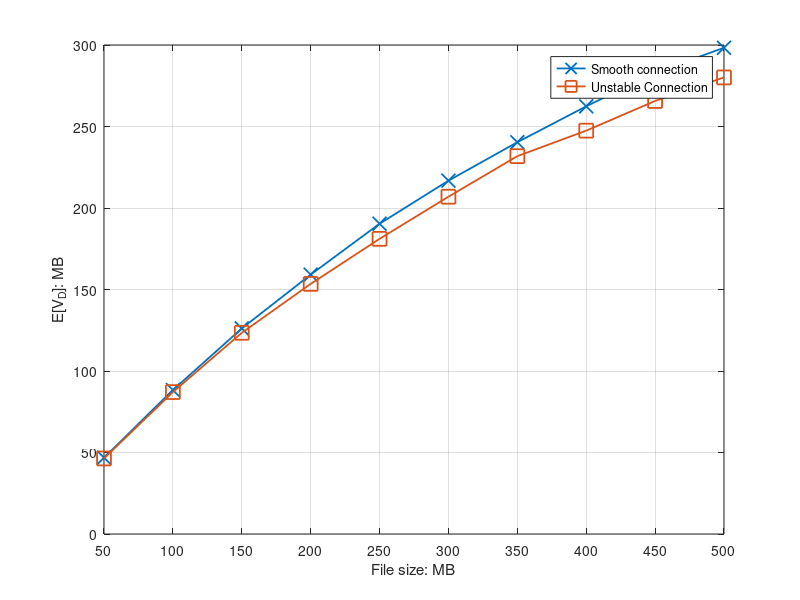

This chart was generated by the following MATLAB code:
%% File size
%N=10000
%x_label =[0	1	2	3	4	5	6	7	8	9	10	11	12	13	14	15	16	17	18	20	21	22	23	24	26]
%N=50000
%x_label =[0	1	2	3	4	5	6	7	8	9	10	11	12	13	14	15	16	17	18	19	20	21	22	23	24	26	27	29]
%N=100000
%x_label =[0.5	1	1.5	2	2.5	3	3.5	4	4.5	5	5.5	6	6.5	7	7.5	8	8.5	9	9.5	10]

x_label =[50	100 150	200	250	300	350	400	450	500]


%% for DeadlinMissRatio

%Miss ratio
%y_11 = [0.1187	0.2122 0.2914	0.374	0.4319	0.4965	0.547	0.5953	0.6329	0.675]
%y_12 = [0.134	0.2408 0.3275	0.4156	0.489	0.5458	0.5854	0.6453	0.6906	0.7228]


%E[V_O]
%y_11 = [28.4992	53.360134	71.686883	85.518683	98.801433	108.882912	118.635038	127.311763	135.569304	140.588153]
%y_12 = [16.843317	31.928299	45.041325	55.64652	65.631273	75.533678	84.45847	89.864795	95.937327	101.864134]

%E[V_D]
y_11 = [46.828979	88.323299	126.108097	159.123858	190.35086	216.768955	240.356971	262.380596	283.079487	298.29094]
y_12 = [46.356285	87.074119	123.433792	153.435288	181.077434	206.915727	231.804479	247.454677	265.663031	280.095683]


i = i+1;
figure(i)

plot(x_label,y_11,'-x', 'MarkerSize',10, 'LineWidth',1.3)
hold on
plot(x_label,y_12,'-s', 'MarkerSize',10, 'LineWidth',1.3)
hold on
%plot(x_label,y_21,'-+', 'MarkerSize',10, 'LineWidth',1.3)
%hold on
%plot(x_label,y_22,'-^', 'MarkerSize',10, 'LineWidth',1.3)
%hold on
%plot(x_label,y_31,'-d', 'MarkerSize',10, 'LineWidth',1.3)
%hold on
%plot(x_label,y_32,'-o', 'MarkerSize',10, 'LineWidth',1.3)
%hold on

%ylabel('P_{miss}')
%ylabel('E[V_0]: MB')
ylabel('E[V_D]: MB')
%xlabel('E[t_0]:')
xlabel('File size: MB')

%xticklabels({'62.5','125','250','500','1000','2000','4000','8000'});
%xticklabels({'10','20','40','80','160','320','640','1280'});
%xticklabels({'50','100','150','200','250','300','350','400'});
%xticklabels({'1',	'0.5',	'0.2',	'0.1',	'0.05',	'0.025',	'0.016666667',	'0.008333333',	'0.006666667',	'0.003333333',	'0.001666667'	,'0.000833333',	'0.000416667'});
xticklabels({'50',	'100','150',	'200',	'250',	'300',	'350',	'400',	'450',	'500'});



												
xlim([50, 500]);

%xticklabels({'0',	'1',	'2',	'3',	'4','5',	'6',	'7',	'8',	'9',	'10',	'11',	'12',	'13',	'14',	'15',	'16',	'17'	,'18'	,'20'	,'21'	,'22',	'23',	'24',	'26'});
set(gca, 'XTick', x_label);
%set(gca,'xticklabel',num2str(get(gca,'XTick')','%.4f'))
%legend({'F=200','F=500','F=1000'},'NumColumns',1);
legend({'Smooth connection','Unstable Connection'},'NumColumns',1);

hold off;
grid on;